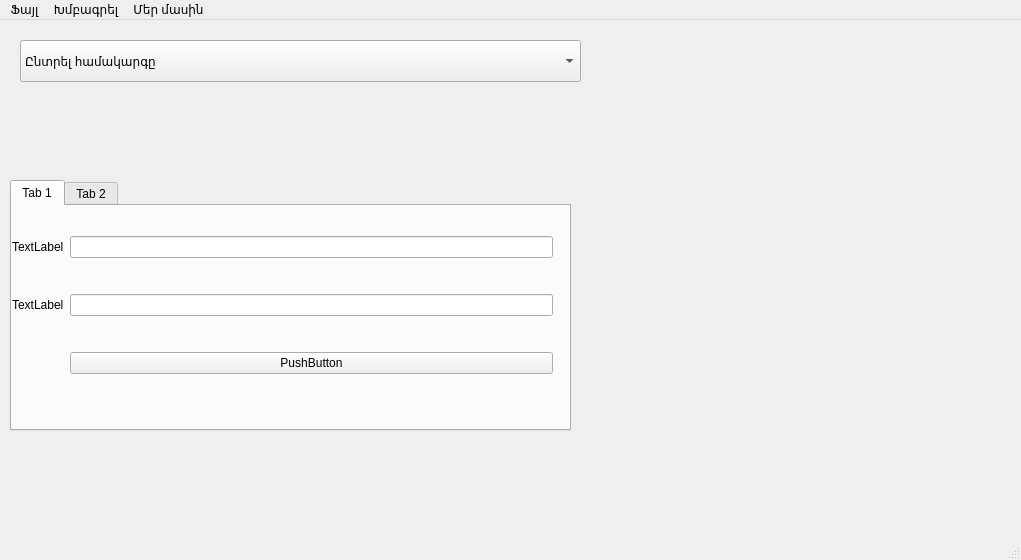
<?xml version="1.0" encoding="UTF-8"?>
<ui version="4.0">
 <class>MainWindow</class>
 <widget class="QMainWindow" name="MainWindow">
  <property name="geometry">
   <rect>
    <x>0</x>
    <y>0</y>
    <width>1021</width>
    <height>560</height>
   </rect>
  </property>
  <property name="windowTitle">
   <string>MainWindow</string>
  </property>
  <widget class="QWidget" name="centralwidget">
   <widget class="QWidget" name="graph" native="true">
    <property name="geometry">
     <rect>
      <x>610</x>
      <y>0</y>
      <width>411</width>
      <height>261</height>
     </rect>
    </property>
   </widget>
   <widget class="QLabel" name="console">
    <property name="geometry">
     <rect>
      <x>0</x>
      <y>290</y>
      <width>89</width>
      <height>28</height>
     </rect>
    </property>
    <property name="text">
     <string/>
    </property>
   </widget>
   <widget class="QComboBox" name="sysType">
    <property name="geometry">
     <rect>
      <x>20</x>
      <y>20</y>
      <width>561</width>
      <height>42</height>
     </rect>
    </property>
    <item>
     <property name="text">
      <string>Ընտրել համակարգը</string>
     </property>
    </item>
    <item>
     <property name="text">
      <string>Չպահուստավորված չվերականգնվող</string>
     </property>
    </item>
    <item>
     <property name="text">
      <string>Պահուստավորված չվերականգնվող</string>
     </property>
    </item>
   </widget>
   <widget class="QTabWidget" name="tabNRNR">
    <property name="geometry">
     <rect>
      <x>10</x>
      <y>160</y>
      <width>561</width>
      <height>251</height>
     </rect>
    </property>
    <property name="currentIndex">
     <number>0</number>
    </property>
    <widget class="QWidget" name="weibull">
     <attribute name="title">
      <string>Tab 1</string>
     </attribute>
     <widget class="QWidget" name="gridLayoutWidget">
      <property name="geometry">
       <rect>
        <x>0</x>
        <y>0</y>
        <width>541</width>
        <height>201</height>
       </rect>
      </property>
      <layout class="QGridLayout" name="gridLayout">
       <item row="1" column="1">
        <widget class="QLineEdit" name="lineEdit_2"/>
       </item>
       <item row="1" column="0">
        <widget class="QLabel" name="label_2">
         <property name="text">
          <string>TextLabel</string>
         </property>
        </widget>
       </item>
       <item row="0" column="1">
        <widget class="QLineEdit" name="lineEdit"/>
       </item>
       <item row="0" column="0">
        <widget class="QLabel" name="label">
         <property name="text">
          <string>TextLabel</string>
         </property>
        </widget>
       </item>
       <item row="2" column="1">
        <widget class="QPushButton" name="pushButton">
         <property name="text">
          <string>PushButton</string>
         </property>
        </widget>
       </item>
      </layout>
     </widget>
    </widget>
    <widget class="QWidget" name="tab_2">
     <attribute name="title">
      <string>Tab 2</string>
     </attribute>
    </widget>
   </widget>
  </widget>
  <widget class="QMenuBar" name="menubar">
   <property name="geometry">
    <rect>
     <x>0</x>
     <y>0</y>
     <width>1021</width>
     <height>40</height>
    </rect>
   </property>
   <widget class="QMenu" name="menu">
    <property name="title">
     <string>Ֆայլ</string>
    </property>
    <addaction name="action"/>
    <addaction name="action_7"/>
    <addaction name="action_2"/>
   </widget>
   <widget class="QMenu" name="menu_2">
    <property name="title">
     <string>Խմբագրել</string>
    </property>
    <addaction name="action_JPG"/>
    <addaction name="action_5"/>
    <addaction name="action_6"/>
   </widget>
   <widget class="QMenu" name="menu_3">
    <property name="title">
     <string>Մեր մասին</string>
    </property>
    <addaction name="action_4"/>
    <addaction name="action_3"/>
   </widget>
   <addaction name="menu"/>
   <addaction name="menu_2"/>
   <addaction name="menu_3"/>
  </widget>
  <widget class="QStatusBar" name="statusbar"/>
  <action name="action">
   <property name="text">
    <string>Նոր</string>
   </property>
   <property name="statusTip">
    <string>Սկսել նոր հաշվարկ Ctrl+N</string>
   </property>
   <property name="shortcut">
    <string>Ctrl+N</string>
   </property>
  </action>
  <action name="action_2">
   <property name="text">
    <string>Պահպանել</string>
   </property>
   <property name="statusTip">
    <string>Պահպանել հաշվարկը (MS Ecxel) Ctrl+S</string>
   </property>
   <property name="shortcut">
    <string>Ctrl+S</string>
   </property>
  </action>
  <action name="action_JPG">
   <property name="text">
    <string>Գրաֆիկ (JPG)</string>
   </property>
   <property name="statusTip">
    <string>Պահպանել գրաֆիկը (JPG) Ctrl+G</string>
   </property>
   <property name="shortcut">
    <string>Ctrl+G</string>
   </property>
  </action>
  <action name="action_3">
   <property name="text">
    <string>Ելք</string>
   </property>
   <property name="statusTip">
    <string>Ելք ծրագրից Ctrl+W</string>
   </property>
   <property name="shortcut">
    <string>Ctrl+W</string>
   </property>
  </action>
  <action name="action_4">
   <property name="text">
    <string>Հեղինակ</string>
   </property>
   <property name="statusTip">
    <string>Ծրագիրը ստեղծվել է ․․․ Ctrl+A</string>
   </property>
   <property name="shortcut">
    <string>Ctrl+A</string>
   </property>
  </action>
  <action name="action_5">
   <property name="text">
    <string>Պատճենել</string>
   </property>
   <property name="statusTip">
    <string>Պատճենել գրաֆիկը Ctrl+C</string>
   </property>
   <property name="shortcut">
    <string>Ctrl+C</string>
   </property>
  </action>
  <action name="action_6">
   <property name="text">
    <string>Տպել</string>
   </property>
   <property name="statusTip">
    <string>Տպել գրաֆիկը Ctrl+P</string>
   </property>
   <property name="shortcut">
    <string>Ctrl+P</string>
   </property>
  </action>
  <action name="action_7">
   <property name="text">
    <string>Բացել</string>
   </property>
   <property name="statusTip">
    <string>Բացել հին հաշվարկ Ctrl+O</string>
   </property>
   <property name="shortcut">
    <string>Ctrl+O</string>
   </property>
  </action>
 </widget>
 <resources/>
 <connections/>
</ui>
